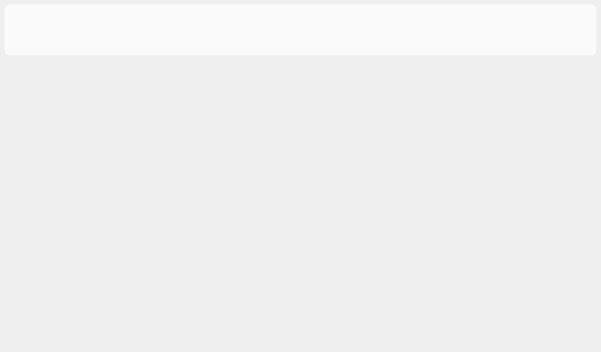
<?xml version="1.0" encoding="UTF-8"?>
<ui version="4.0">
 <class>TabPagesWidget</class>
 <widget class="QWidget" name="TabPagesWidget">
  <property name="geometry">
   <rect>
    <x>0</x>
    <y>0</y>
    <width>601</width>
    <height>352</height>
   </rect>
  </property>
  <property name="windowTitle">
   <string>FlatTabWidget</string>
  </property>
  <property name="styleSheet">
   <string notr="true">#FlatTabWidget{
	border: 0px;
}

#Content{
	background-color: transparent;
}

#tab_item_box{
	background-color: rgb(250, 250, 250);
	border: 1px solid transparent;
	border-radius: 6px;
	margin: 4px;
}

#add_dea_page_btn{
    background-color: transparent;
	border: 0px;
	padding: 4px;
}</string>
  </property>
  <layout class="QVBoxLayout" name="verticalLayout">
   <property name="spacing">
    <number>0</number>
   </property>
   <property name="leftMargin">
    <number>0</number>
   </property>
   <property name="topMargin">
    <number>0</number>
   </property>
   <property name="rightMargin">
    <number>0</number>
   </property>
   <property name="bottomMargin">
    <number>0</number>
   </property>
   <item>
    <widget class="QFrame" name="tab_item_box">
     <layout class="QHBoxLayout" name="tab_lay">
      <property name="spacing">
       <number>0</number>
      </property>
      <property name="rightMargin">
       <number>6</number>
      </property>
      <item>
       <widget class="CustomTabBar" name="tabbar_widget" native="true">
        <property name="minimumSize">
         <size>
          <width>0</width>
          <height>0</height>
         </size>
        </property>
        <property name="styleSheet">
         <string notr="true"/>
        </property>
        <layout class="QHBoxLayout" name="tab_item_ley">
         <property name="spacing">
          <number>6</number>
         </property>
         <property name="leftMargin">
          <number>0</number>
         </property>
         <property name="topMargin">
          <number>0</number>
         </property>
         <property name="rightMargin">
          <number>0</number>
         </property>
         <property name="bottomMargin">
          <number>0</number>
         </property>
        </layout>
       </widget>
      </item>
      <item>
       <spacer name="tabbar_spacer">
        <property name="orientation">
         <enum>Qt::Horizontal</enum>
        </property>
        <property name="sizeHint" stdset="0">
         <size>
          <width>40</width>
          <height>20</height>
         </size>
        </property>
       </spacer>
      </item>
      <item>
       <widget class="QPushButton" name="add_dea_page_btn">
        <property name="minimumSize">
         <size>
          <width>32</width>
          <height>32</height>
         </size>
        </property>
        <property name="maximumSize">
         <size>
          <width>32</width>
          <height>32</height>
         </size>
        </property>
        <property name="text">
         <string/>
        </property>
        <property name="icon">
         <iconset resource="../../Resource/widget_icon/widget_icon.qrc">
          <normaloff>:/tab_widget/TabWidget/add_ori.svg</normaloff>:/tab_widget/TabWidget/add_ori.svg</iconset>
        </property>
       </widget>
      </item>
     </layout>
    </widget>
   </item>
   <item>
    <widget class="QStackedWidget" name="Content">
     <property name="styleSheet">
      <string notr="true"/>
     </property>
     <property name="lineWidth">
      <number>0</number>
     </property>
     <property name="currentIndex">
      <number>-1</number>
     </property>
    </widget>
   </item>
  </layout>
 </widget>
 <customwidgets>
  <customwidget>
   <class>CustomTabBar</class>
   <extends>QWidget</extends>
   <header>customtabbar.h</header>
   <container>1</container>
  </customwidget>
 </customwidgets>
 <resources>
  <include location="../../Resource/widget_icon/widget_icon.qrc"/>
 </resources>
 <connections/>
</ui>
